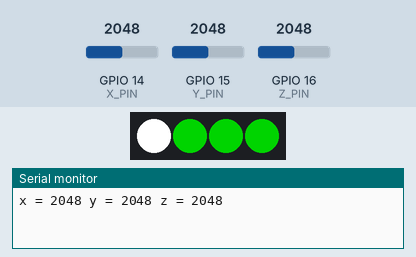
Recording of a sketch running on a simulated ESP32. Shown: 4 RGB LEDs in strip order, left to right, the last lines printed to the serial monitor. Inputs (shaded band) come from the test bench; at power-on: GPIO 14 (X_PIN) = 2048, GPIO 15 (Y_PIN) = 2048, GPIO 16 (Z_PIN) = 2048.

Above: at 0.1 s.
At 0.7 s:
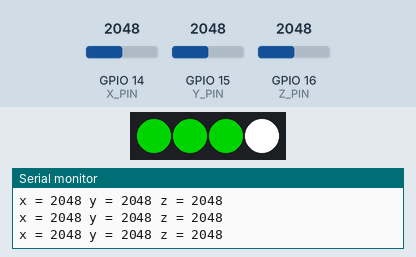
At 1.3 s:
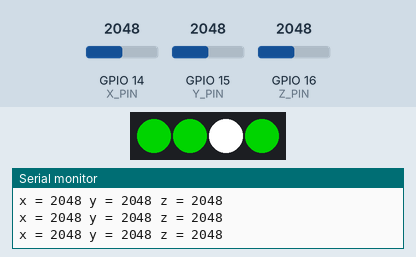
At 2.7 s:
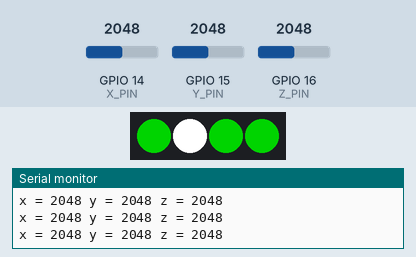
Timing chart, 0 to 3.0 s (numbered marks = the images above):
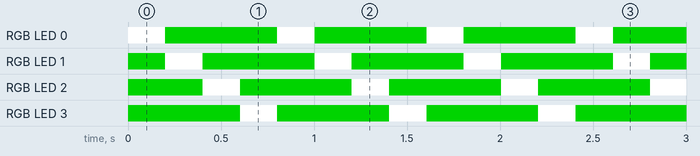

Measured:
- by itself, RGB LED 0, RGB LED 3: alternates RGB(255, 255, 255) for 0.20 s and RGB(0, 128, 0) for 0.60 s
- by itself, RGB LED 1, RGB LED 2: repeats every 0.80 s: RGB(255, 255, 255) 0.20 s, RGB(0, 128, 0) 0.60 s
- by itself, everything shown: repeats every 0.80 s, in 4 steps

The sketch:

fastLEDTest.ino
```cpp
#include "FastLED.h"

// How many leds in your strip?
#define NUM_LEDS 4

// For led chips like Neopixels, which have a data line, ground, and power, you just
// need to define DATA_PIN.  For led chipsets that are SPI based (four wires - data, clock,
// ground, and power), like the LPD8806 define both DATA_PIN and CLOCK_PIN
#define DATA_PIN 18
#define CLOCK_PIN 17

#define X_PIN 14
#define Y_PIN 15
#define Z_PIN 16

// Define the array of leds
CRGB leds[NUM_LEDS];
int dotLED = 0;

void setup() {
      // Uncomment/edit one of the following lines for your leds arrangement.
      // FastLED.addLeds<TM1803, DATA_PIN, RGB>(leds, NUM_LEDS);
      // FastLED.addLeds<TM1804, DATA_PIN, RGB>(leds, NUM_LEDS);
      // FastLED.addLeds<TM1809, DATA_PIN, RGB>(leds, NUM_LEDS);
      // FastLED.addLeds<WS2811, DATA_PIN, RGB>(leds, NUM_LEDS);
      // FastLED.addLeds<WS2812, DATA_PIN, RGB>(leds, NUM_LEDS);
      // FastLED.addLeds<WS2812B, DATA_PIN, RGB>(leds, NUM_LEDS);
  	  // FastLED.addLeds<NEOPIXEL, DATA_PIN>(leds, NUM_LEDS);
      // FastLED.addLeds<APA104, DATA_PIN, RGB>(leds, NUM_LEDS);
      // FastLED.addLeds<UCS1903, DATA_PIN, RGB>(leds, NUM_LEDS);
      // FastLED.addLeds<UCS1903B, DATA_PIN, RGB>(leds, NUM_LEDS);
      // FastLED.addLeds<GW6205, DATA_PIN, RGB>(leds, NUM_LEDS);
      // FastLED.addLeds<GW6205_400, DATA_PIN, RGB>(leds, NUM_LEDS);

      // FastLED.addLeds<WS2801, RGB>(leds, NUM_LEDS);
      // FastLED.addLeds<SM16716, RGB>(leds, NUM_LEDS);
      // FastLED.addLeds<LPD8806, RGB>(leds, NUM_LEDS);
      // FastLED.addLeds<P9813, RGB>(leds, NUM_LEDS);
      // FastLED.addLeds<APA102, RGB>(leds, NUM_LEDS);
      // FastLED.addLeds<DOTSTAR, RGB>(leds, NUM_LEDS);

      // FastLED.addLeds<WS2801, DATA_PIN, CLOCK_PIN, RGB>(leds, NUM_LEDS);
      // FastLED.addLeds<SM16716, DATA_PIN, CLOCK_PIN, RGB>(leds, NUM_LEDS);
      FastLED.addLeds<LPD8806, DATA_PIN, CLOCK_PIN, RGB>(leds, NUM_LEDS);
      // FastLED.addLeds<P9813, DATA_PIN, CLOCK_PIN, RGB>(leds, NUM_LEDS);
      // FastLED.addLeds<APA102, DATA_PIN, CLOCK_PIN, RGB>(leds, NUM_LEDS);
      // FastLED.addLeds<DOTSTAR, DATA_PIN, CLOCK_PIN, RGB>(leds, NUM_LEDS);

      Serial.begin(9600);
}

int findMinVal(int vals[])
{
  int minVal = 1024;
  for(unsigned int i = 0; i < sizeof(vals)/sizeof(int); i++)
  {
    if(vals[i] < minVal)
    {
      minVal = vals[i];
    }
  }

  return minVal;
}

void loop() {
  // Turn the LED on, then pause
  /*
  leds[0] = CRGB::Red;
  leds[1] = CRGB::Green;
  */

  int xSensor = analogRead(X_PIN);
  int ySensor = analogRead(Y_PIN);
  int zSensor = analogRead(Z_PIN);
  CRGB dotColor;

  int normXsensor = abs(xSensor - 512);
  int normYsensor = abs(ySensor - 512);
  int normZsensor = abs(zSensor - 512);

  /*
  if(xSensor > ySensor && xSensor > zSensor)
  {
    dotColor = CRGB::Red;
  }
  else if(ySensor > xSensor && ySensor > zSensor)
  {
    dotColor = CRGB::Green;
  }
  else if(zSensor > xSensor && zSensor > ySensor)
  {
    dotColor = CRGB::Blue;
  }
  else
  {
    dotColor = CRGB::White;
  }
  */

  int normAvgVal = abs((normXsensor + normYsensor + normZsensor) / 3);
  if(normXsensor < 15 && normYsensor < 15 && normZsensor < 15)
  {
    dotColor = CRGB::Black;
  }
  else if(normAvgVal < 10)
  {
    dotColor = CRGB::Blue;
  }
  else if(normAvgVal < 20)
  {
    dotColor = CRGB::Green;
  }
  else if(normAvgVal < 30)
  {
    dotColor = CRGB::Red;
  }
  else
  {
    dotColor = CRGB::White;
  }

  Serial.printf("x = %d y = %d z = %d\n", xSensor, ySensor, zSensor);

  for(int i = 0; i < NUM_LEDS; i++)
  {
    if(i == dotLED)
    {
      leds[i] = dotColor;
    }
    else
    {
      leds[i] = CRGB::Green;
    }
  }
  if(++dotLED == NUM_LEDS)
  {
    dotLED = 0;
  }
  FastLED.show();
  delay(200);
  // Now turn the LED off, then pause
  /*
  for(int i = 0; i < NUM_LEDS; i++)
  {
    leds[i] = CRGB::DarkGreen;
  }
  FastLED.show();
  delay(200);
  */
}
```
